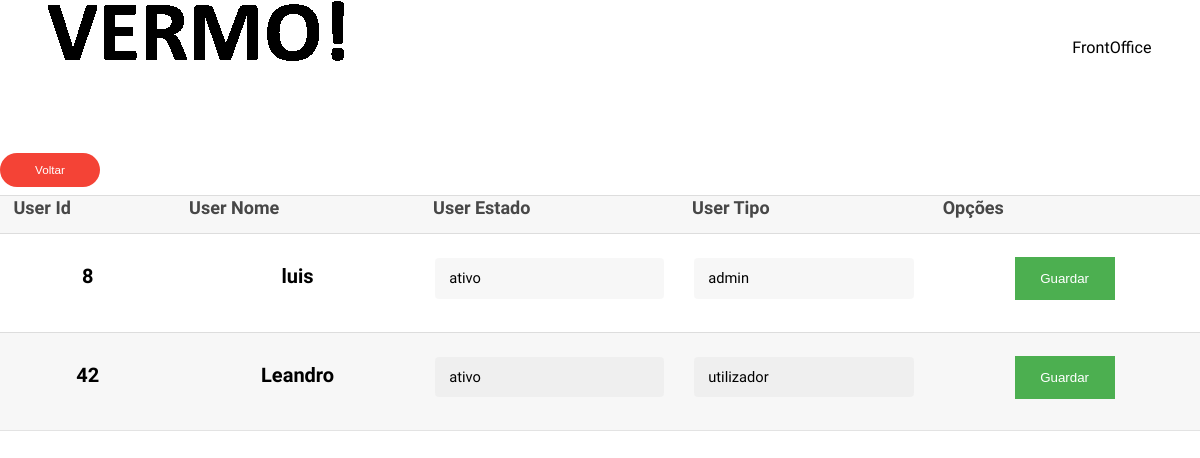
Page /usersBackoffice.php (signed in) on the earlier database version.
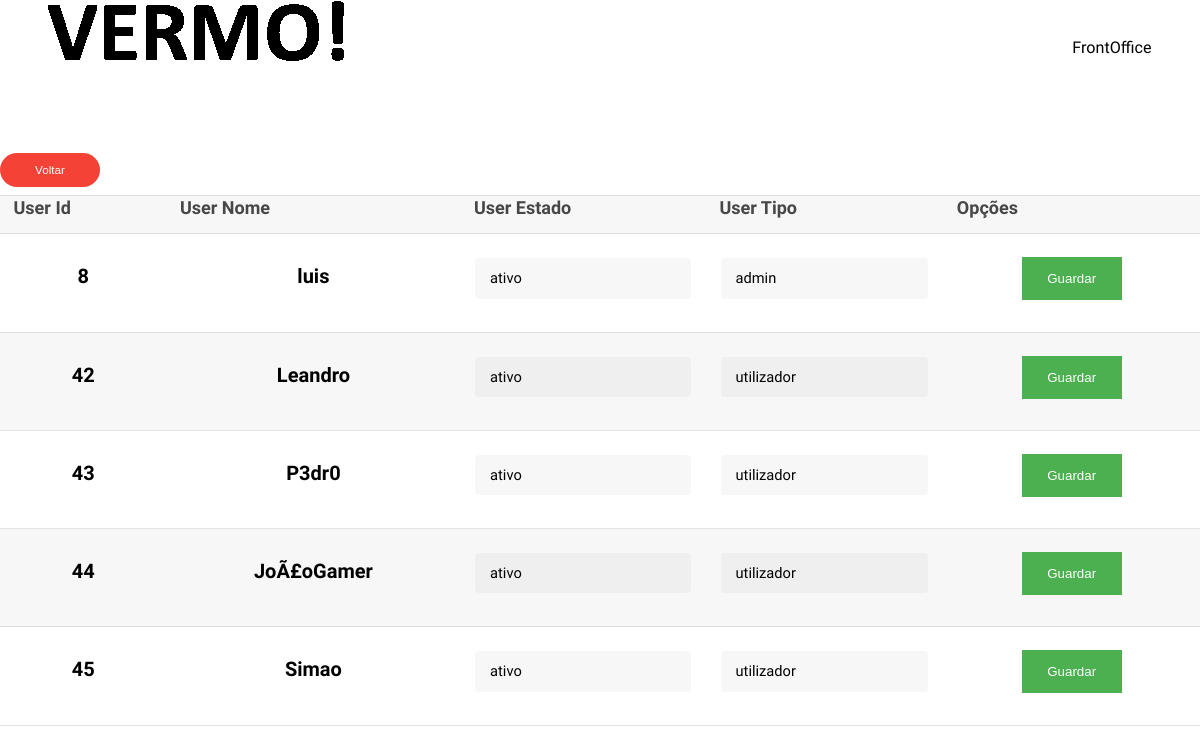
Same page on the later database version.
### tables this page shows
CREATE TABLE `perfis`  (
  `perfilId` int(11) NOT NULL,
  `perfilNome` varchar(45) NOT NULL,
  `perfilAvatar` varchar(45) NOT NULL DEFAULT 'images/noAvatar.jpg',
  `perfilBanner` varchar(45) NOT NULL DEFAULT 'images/h.jpg',
  `perfilEmail` varchar(45) NOT NULL,
  PRIMARY KEY (`perfilId`) USING BTREE,
  INDEX `fk_perfis_utilizadores1_idx`(`perfilId`) USING BTREE,
  CONSTRAINT `fk_perfis_utilizadores1` FOREIGN KEY (`perfilId`) REFERENCES `utilizadores` (`utilizadorId`) ON DELETE NO ACTION ON UPDATE NO ACTION
);

CREATE TABLE `utilizadores`  (
  `utilizadorId` int(11) NOT NULL AUTO_INCREMENT,
  `utilizadorLogin` varchar(255) NOT NULL,
  `utilizadorEstado` enum('ativo','inativo') NOT NULL DEFAULT 'ativo',
  `utilizadorTipo` enum('utilizador','admin') NOT NULL DEFAULT 'utilizador',
  `utilizadorPassword` varchar(100) NOT NULL,
  PRIMARY KEY (`utilizadorId`) USING BTREE,
  UNIQUE INDEX `utilizadorLogin_UNIQUE`(`utilizadorLogin`) USING BTREE
);

### usersBackoffice.php (the view, shortened to what this page needs)
<?php
include_once ("includes/body.inc.php");
top();
$sql2="select * from utilizadores where utilizadorId=".$_SESSION['id'];
$res2=mysqli_query($con,$sql2);
$dados=mysqli_fetch_array($res2);
if($dados['utilizadorTipo']=='admin'){
    ?>
    <header id="header">
        <h1><a href="index.php"><img src="images/vermopreto.png"></a></h1>
        <nav id="nav">
            <a href="index.php" style="color: black">FrontOffice</a>
        </nav>
    </header>
    <br>
    <br>
    <br>
    <br>
    <br>
    <br>
    <button class="button small" onclick="window.location.href='backoffice.php'" style="width: 100px; background-color: #f44336">Voltar</button>
    <table class="table" style="color: #FFFFFF; font-weight: bold; font-size: 20px; text-align: center">
        <tr>
            <th>User Id</th>
            <th>User Nome</th>
            <th>User Estado</th>
            <th>User Tipo</th>
            <th>Opções</th>
        </tr>
        <?php
        $con=mysqli_connect(HOST, USER,PASSWORD,DATABASE);
        $sql="select * from utilizadores inner join perfis on utilizadorId = perfilId";
        $res=mysqli_query($con,$sql);
        while ($dados=mysqli_fetch_array($res)){
            ?>
            <tr style="color: black">
                <td><?php echo $dados["utilizadorId"]?></td>
                <td><?php echo $dados["perfilNome"]?></td>
                <form action="AJAX/AJAXUpdateState.php?id=<?php echo $dados["utilizadorId"]; ?>" method="post" >
                    <td><select name="utilizadorEstado" id="select1" onchange="alterarTexto(<?php echo $dados["utilizadorEstado"]?>)">
                            <option><?php echo $dados["utilizadorEstado"]?></option>
                        </select></td>
                    <td><select name="utilizadorTipo" id="select2">
                            <option value="<?php echo $dados["utilizadorTipo"]?>"><?php echo $dados["utilizadorTipo"]?></option>
                        </select><label style="color:#FFF;" id="textChange2"></label></td>
                    <td><button style="width: 100px;" type="submit" class="btn btn-primary">Guardar</button></td>
                </form>
            </tr>
            <?php
        }
        ?>
    </table>
    <?php
}else{
    header("location: backoffice.php");
}
bottom();
?>

### includes/body.inc.php (shortened to what this page needs)
<?php
function top(){
    ?>
    <!DOCTYPE html>
    <html lang="en">
    <head>
    </head>
    <body  class="landing" id="teste001">
<?php
}
function bottom(){
    ?>
    </body>
    </html>
<?php }
?>

### css/style.css (style rules this page uses)
body { background: #fff; }
body { font-family: Arial, Helvetica, sans-serif; }
button { background-color: #4CAF50; color: white; padding: 14px 20px; margin: 8px 0; border: none; cursor: pointer; width: 100%; }
body, input, select, textarea { color: #444; font-family: "Raleway", Helvetica, sans-serif; font-size: 13pt; font-weight: 400; line-height: 1.65em; }
a { color: #383b43; text-decoration: none; }
h1, h2, h3, h4, h5, h6 { color: #474747; font-weight: 700; line-height: 1em; margin: 0 0 1em 0; }
h1 a, h2 a, h3 a, h4 a, h5 a, h6 a { color: inherit; text-decoration: none; }
form { margin: 0 0 2em 0; }
input[type="text"], input[type="password"], input[type="email"], select, textarea { -moz-appearance: none; -webkit-appearance: none; -o-appearance: none; -ms-appearance: none; appearance: none; background: rgba(144, 144, 144, 0.075); border-radius: 4px; border: none; color: inherit; display: block; outline: 0; padding: 0 1em; text-decoration: none; width: 100%; }
input[type="text"], input[type="password"], input[type="email"], select { height: 2.75em; }
table { margin: 0 0 2em 0; width: 100%; }
table tbody tr { border: solid 1px rgba(144, 144, 144, 0.25); border-left: 0; border-right: 0; }
table tbody tr:nth-child(2n + 1) { background-color: rgba(144, 144, 144, 0.075); }
table td { padding: 0.75em 0.75em; }
table th { color: #474747; font-size: 0.9em; font-weight: 700; padding: 0 0.75em 0.75em 0.75em; text-align: left; }
input[type="submit"], input[type="reset"], input[type="button"], .button { -moz-appearance: none; -webkit-appearance: none; -o-appearance: none; -ms-appearance: none; appearance: none; -moz-transition: background-color 0.2s ease-in-out, color 0.2s ease-in-out; -webkit-transition: background-color 0.2s ease-in-out, color 0.2s ease-in-out; -o-transition: background-color 0.2s ease-in-out, color 0.2s ease-in-out; -ms-transition: background-color 0.2s ease-in-out, color 0.2s ease-in-out; transition: background-color 0.2s ease-in-out, color 0.2s ease-in-out; background-color: #3cadd4; border-radius: 30px; border: 0; color: #ffffff !important; cursor: pointer; display: inline-block; font-weight: 400; height: 2.85em; line-height: 2.95em; padding: 0 2em; text-align: center; text-decoration: none; white-space: nowrap; }
input[type="submit"].small, input[type="reset"].small, input[type="button"].small, .button.small { font-size: 0.8em; }
body.landing #header { background-color: transparent; left: 0; position: absolute; top: 0; }
body.landing #header nav a { color: rgba(255, 255, 255, 0.5); }
#header { background-color: #383b43; color: #ffffff; cursor: default; font-size: 1.1em; height: 6em; line-height: 6em; width: 100%; z-index: 0; }
#header h1 { color: #ffffff; height: inherit; left: 3em; line-height: inherit; margin: 0; padding: 0; position: absolute; }
#header h1 a { font-size: 1.25em; }
#header nav { height: inherit; line-height: inherit; position: absolute; right: 3em; vertical-align: middle; }

### css/style-xlarge.css (style rules this page uses)
body, input, select, textarea { font-size: 11pt; }

Differences in the rows shown:
added perfis: perfilId.utilizadorId "43", perfilNome "P3dr0", utilizadorEstado "ativo", utilizadorTipo "utilizador"
added perfis: perfilId.utilizadorId "44", perfilNome "JoÃ£oGamer", utilizadorEstado "ativo", utilizadorTipo "utilizador"
added perfis: perfilId.utilizadorId "45", perfilNome "Simao", utilizadorEstado "ativo", utilizadorTipo "utilizador"
